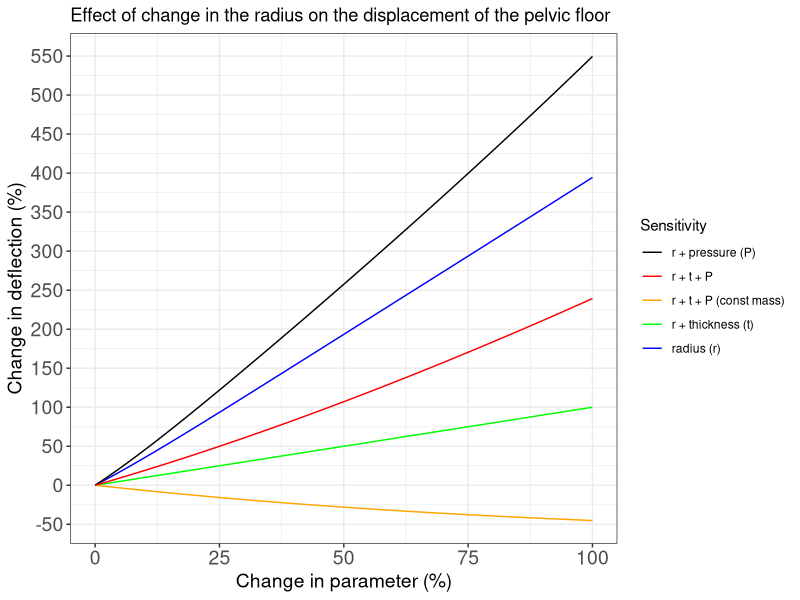

The R source for this figure:
library(ggplot2)
# Set working directory, put the path to the folder containing your files inbetween the inverted commas
setwd("./")
#Import your data, save it as a csv in excel with the column headings
df <- read.csv("effect-radius-deflection-airy.csv", sep=",", header=TRUE)

# Line plot with error bar
p <- ggplot(df, aes(df$parameter)) + 
     geom_line(aes(y = df$radius, colour = "radius (r)")) + 
     geom_line(aes(y = df$thickness, colour = "r + thickness (t)")) +
     geom_line(aes(y = df$all_const_mass, colour = "r + t + P (const mass)")) +
     geom_line(aes(y = df$pressure, colour = "r + pressure (P)")) +
     geom_line(aes(y = df$all, colour = "r + t + P")) +
     scale_colour_manual("Sensitivity", values = c("black", "red", "orange", "green", "blue")) +
     theme_bw() +
     scale_y_continuous(breaks = seq(-50.0, 1200.0, 50.0)) + 
     # Specify axis labels
     labs(x = "Change in parameter (%)", y = "Change in deflection (%)", title="Effect of change in the radius on the displacement of the pelvic floor") +
     # Font size
     theme(axis.text=element_text(size=14), axis.title=element_text(size=14))


# Save file and scale axis
ggsave("deflection-airy.pdf",p)

